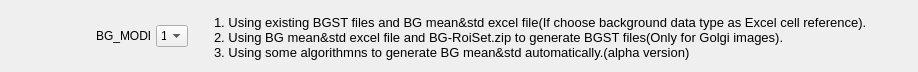
                <widget class="QFrame" name="frame1">
                 <property name="sizePolicy">
                  <sizepolicy hsizetype="Preferred" vsizetype="Fixed">
                   <horstretch>0</horstretch>
                   <verstretch>0</verstretch>
                  </sizepolicy>
                 </property>
                 <property name="minimumSize">
                  <size>
                   <width>0</width>
                   <height>72</height>
                  </size>
                 </property>
                 <property name="maximumSize">
                  <size>
                   <width>16777215</width>
                   <height>72</height>
                  </size>
                 </property>
                 <layout class="QGridLayout" name="gridLayout_3">
                  <item row="0" column="0">
                   <layout class="QHBoxLayout" name="horizontalLayout_8">
                    <item>
                     <spacer name="horizontalSpacer_8">
                      <property name="orientation">
                       <enum>Qt::Horizontal</enum>
                      </property>
                      <property name="sizeType">
                       <enum>QSizePolicy::Fixed</enum>
                      </property>
                      <property name="sizeHint" stdset="0">
                       <size>
                        <width>85</width>
                        <height>17</height>
                       </size>
                      </property>
                     </spacer>
                    </item>
                    <item>
                     <widget class="QLabel" name="label_3">
                      <property name="sizePolicy">
                       <sizepolicy hsizetype="Fixed" vsizetype="Preferred">
                        <horstretch>0</horstretch>
                        <verstretch>0</verstretch>
                       </sizepolicy>
                      </property>
                      <property name="minimumSize">
                       <size>
                        <width>54</width>
                        <height>16</height>
                       </size>
                      </property>
                      <property name="maximumSize">
                       <size>
                        <width>54</width>
                        <height>16</height>
                       </size>
                      </property>
                      <property name="text">
                       <string>BG_MODE</string>
                      </property>
                     </widget>
                    </item>
                    <item>
                     <widget class="QComboBox" name="bg_mode_combobox">
                      <property name="sizePolicy">
                       <sizepolicy hsizetype="Fixed" vsizetype="Fixed">
                        <horstretch>0</horstretch>
                        <verstretch>0</verstretch>
                       </sizepolicy>
                      </property>
                      <property name="minimumSize">
                       <size>
                        <width>32</width>
                        <height>22</height>
                       </size>
                      </property>
                      <property name="maximumSize">
                       <size>
                        <width>32</width>
                        <height>22</height>
                       </size>
                      </property>
                      <item>
                       <property name="text">
                        <string>1</string>
                       </property>
                      </item>
                      <item>
                       <property name="text">
                        <string>2</string>
                       </property>
                      </item>
                      <item>
                       <property name="text">
                        <string>3</string>
                       </property>
                      </item>
                     </widget>
                    </item>
                    <item>
                     <spacer name="horizontalSpacer_7">
                      <property name="orientation">
                       <enum>Qt::Horizontal</enum>
                      </property>
                      <property name="sizeType">
                       <enum>QSizePolicy::Fixed</enum>
                      </property>
                      <property name="sizeHint" stdset="0">
                       <size>
                        <width>20</width>
                        <height>17</height>
                       </size>
                      </property>
                     </spacer>
                    </item>
                    <item>
                     <widget class="QLabel" name="bg_mod_tips">
                      <property name="sizePolicy">
                       <sizepolicy hsizetype="Fixed" vsizetype="Preferred">
                        <horstretch>0</horstretch>
                        <verstretch>0</verstretch>
                       </sizepolicy>
                      </property>
                      <property name="minimumSize">
                       <size>
                        <width>0</width>
                        <height>52</height>
                       </size>
                      </property>
                      <property name="maximumSize">
                       <size>
                        <width>16777215</width>
                        <height>52</height>
                       </size>
                      </property>
                      <property name="font">
                       <font>
                        <pointsize>10</pointsize>
                       </font>
                      </property>
                      <property name="text">
                       <string>1. Using existing BGST files and BG mean&amp;std excel file(If choose background data type as Excel cell reference).
2. Using BG mean&amp;std excel file and BG-RoiSet.zip to generate BGST files(Only for Golgi images).
3. Using some algorithmns to generate BG mean&amp;std automatically.(alpha version)</string>
                      </property>
                     </widget>
                    </item>
                    <item>
                     <spacer name="horizontalSpacer_6">
                      <property name="orientation">
                       <enum>Qt::Horizontal</enum>
                      </property>
                      <property name="sizeHint" stdset="0">
                       <size>
                        <width>40</width>
                        <height>20</height>
                       </size>
                      </property>
                     </spacer>
                    </item>
                   </layout>
                  </item>
                 </layout>
                </widget>
